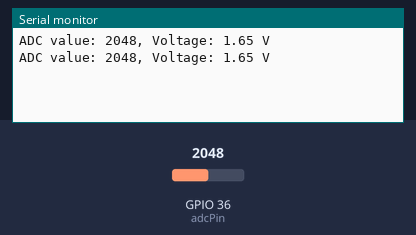
Recording of a sketch running on a simulated ESP32. Shown: the last lines printed to the serial monitor. The test bench sets the inputs (shaded band); at power-on: GPIO 36 (adcPin) = 2048.

Above: at 1.8 s.
1.9 s: GPIO 36 (adcPin) set to 2866
At 2.7 s:
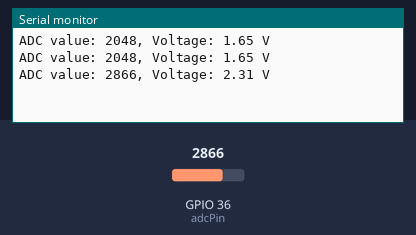
3.4 s: GPIO 36 (adcPin) set to 3603
At 4.8 s:
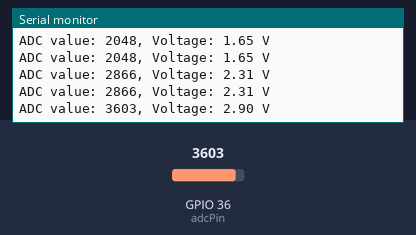
Timing chart, 0 to 6.4 s (numbered marks = the images above; inputs shaded):
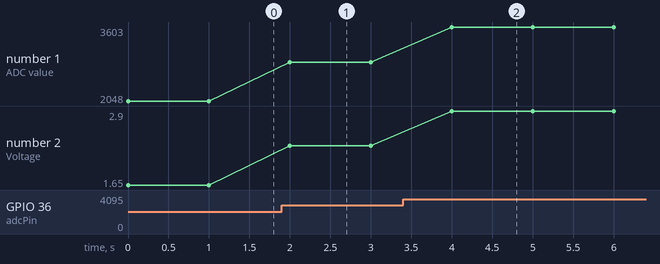

The sketch:

Lap4_3.ino
```cpp
int adcPin = 36; // กำหนดหมายเลขขาที่จะอ่าน ADC

void setup() {
  Serial.begin(115200);
}

void loop() {
  int value = analogRead(adcPin);

  // แปลงค่า ADC เป็นแรงดันไฟฟ้า
  float voltage = (value / 4095.0) * 3.3;

  Serial.print("ADC value: ");
  Serial.print(value);
  Serial.print(", Voltage: ");
  Serial.print(voltage);
  Serial.println(" V");

  delay(1000); // 1 วินาที
}
```

Measured:
- after the input at 1.9 s, the serial monitor: prints a new line after 0.10 s (image 1)
- after the input at 3.4 s, the serial monitor: prints a new line after 0.60 s (image 2)
- plotted number 1: 2048 → 2866 after the input at 1.9 s, 2866 → 3603 after the input at 3.4 s
- plotted number 2: 1.65 → 2.31 after the input at 1.9 s, 2.31 → 2.9 after the input at 3.4 s
